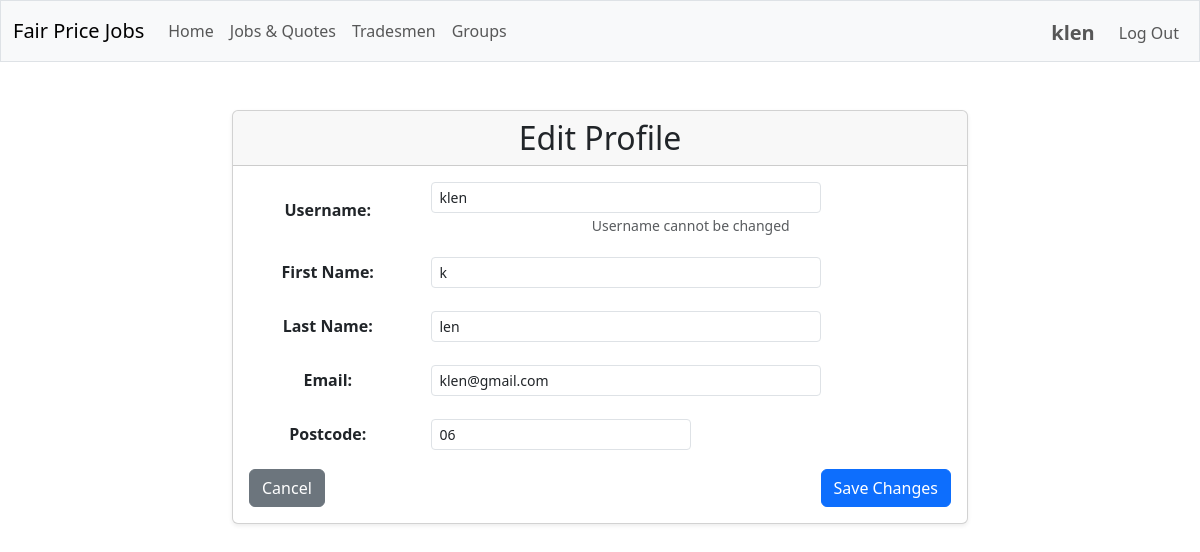
The app's page /edit_profile (signed in) with its own data.
### tables this page shows
CREATE TABLE users (
    id INTEGER PRIMARY KEY AUTOINCREMENT,
    username TEXT NOT NULL UNIQUE,
    firstname TEXT NOT NULL,
    lastname TEXT NOT NULL,
    email TEXT NOT NULL UNIQUE,
    postcode TEXT NOT NULL,
    hash TEXT NOT NULL
);

### app/routes/profile.py (the view, shortened to what this page needs)
@profile_bp.route("/edit_profile", methods=["GET", "POST"])
@login_required
def edit_profile() -> Union[str, Response]:
    user_id = session["user_id"]
    user = user_service.get_user_by_id(user_id)
    if not user:
        flash("User not found.", "error")
        return redirect(url_for("main.index"))
    return render_template("edit_profile.html", user=user)

### app/helpers.py (called while the page is built)
def login_required(f: Callable) -> Callable:
    @wraps(f)
    def decorated_function(*args: Any, **kwargs: Any) -> Union[Response, Any]:
        if session.get("user_id") is None:
            return redirect("/login")
        return f(*args, **kwargs)
    return decorated_function

### app/services/database.py (called while the page is built)
def get_db_service() -> DatabaseService:
    return db_service

    def get_connection(self):
        if self.database_path is None:
            raise ValueError("Database path is not configured")
        try:
            if not hasattr(g, '_database'):
                g._database = sqlite3.connect(self.database_path, isolation_level=None)
                g._database.row_factory = sqlite3.Row
                g._database.execute("PRAGMA foreign_keys = ON")
            return g._database
        except RuntimeError:
            if not hasattr(self, '_test_connection'):
                self._test_connection = sqlite3.connect(self.database_path, isolation_level=None)
                self._test_connection.row_factory = sqlite3.Row
                self._test_connection.execute("PRAGMA foreign_keys = ON")
            return self._test_connection

    def close_connection(self):
        try:
            if hasattr(g, '_database'):
                g._database.close()
                delattr(g, '_database')
        except RuntimeError:
            if hasattr(self, '_test_connection'):
                self._test_connection.close()
                delattr(self, '_test_connection')

    @contextmanager
    def get_cursor(self):
        conn = self.get_connection()
        cursor = conn.cursor()
        try:
            yield cursor
        except Exception as e:
            logger.error(f"Database error: {e}")
            conn.rollback()
            raise
        finally:
            cursor.close()

    def execute_single_query(self, query: str, params: Tuple = ()) -> Optional[Dict[str, Any]]:
        with self.get_cursor() as cursor:
            cursor.execute(query, params)
            row = cursor.fetchone()
            if row:
                columns = [column[0] for column in cursor.description]
                return dict(zip(columns, row))
            return None

### app/services/user_service.py (called while the page is built)
    def get_user_by_id(self, user_id: int) -> Optional[Dict[str, Any]]:
        return self.db.execute_single_query(
            "SELECT * FROM users WHERE id = ?",
            (user_id,)
        )

### templates/edit_profile.html (shortened to what this page needs)
{% extends "layout.html" %}
{% block main %}
<div class="container">
    <div class="row justify-content-center">
        <div class="col-md-8">
            <div class="card shadow-sm">
                <div class="card-header">
                    <h2 class="mb-0">Edit Profile</h2>
                </div>
                <div class="card-body">
                    <form method="post">
                        <div class="mb-3 row align-items-center">
                            <label for="username" class="col-md-3 col-form-label fw-bold">Username:</label>
                            <div class="col-md-9">
                                <input type="text" class="form-control form-control-sm w-75" id="username" value="{{ user.username }}" readonly>
                                <small class="text-muted">Username cannot be changed</small>
                            </div>
                        </div>
                        <div class="mb-3 row align-items-center">
                            <label for="firstname" class="col-md-3 col-form-label fw-bold">First Name:</label>
                            <div class="col-md-9">
                                <input type="text" class="form-control form-control-sm w-75" id="firstname" name="firstname" value="{{ user.firstname }}" required>
                            </div>
                        </div>
                        <div class="mb-3 row align-items-center">
                            <label for="lastname" class="col-md-3 col-form-label fw-bold">Last Name:</label>
                            <div class="col-md-9">
                                <input type="text" class="form-control form-control-sm w-75" id="lastname" name="lastname" value="{{ user.lastname }}" required>
                            </div>
                        </div>
                        <div class="mb-3 row align-items-center">
                            <label for="email" class="col-md-3 col-form-label fw-bold">Email:</label>
                            <div class="col-md-9">
                                <input type="email" class="form-control form-control-sm w-75" id="email" name="email" value="{{ user.email }}" required>
                            </div>
                        </div>
                        <div class="mb-3 row align-items-center">
                            <label for="postcode" class="col-md-3 col-form-label fw-bold">Postcode:</label>
                            <div class="col-md-9">
                                <input type="text" class="form-control form-control-sm w-50" id="postcode" name="postcode" value="{{ user.postcode }}" required>
                            </div>
                        </div>
                        <div class="d-flex justify-content-between">
                            <a href="{{ url_for('profile.user_profile', user_id=user.id) }}" class="btn btn-secondary">Cancel</a>
                            <button type="submit" class="btn btn-primary">Save Changes</button>
                        </div>
                    </form>
                </div>
            </div>
        </div>
    </div>
</div>
{% endblock %}

### templates/layout.html (shortened to what this page needs)
<!DOCTYPE html>
<html lang="en">
    <head>
        <link href="https://cdn.jsdelivr.net/npm/bootstrap@5.3.0/dist/css/bootstrap.min.css" rel="stylesheet">
        <link rel="stylesheet" href="{{ url_for('static', filename='css/custom.css') }}">
    </head>
    <body>
        <nav class="navbar navbar-expand-md navbar-light bg-light border">
            <div class="container-fluid">
                <a class="navbar-brand mb-0 align-items-center" href="/">Fair Price Jobs</a>
                <div class="collapse navbar-collapse" id="navbarNav">
                    {% if session.user_id %}
                        <ul class="navbar-nav me-auto mb-2 mb-lg-0">
                            <li class="nav-item">
                                <a class="nav-link" href="{{ url_for('main.index') }}">Home</a>
                            </li>
                            <li class="nav-item">
                                <a class="nav-link" href="{{ url_for('search.search_jobs_quotes') }}">Jobs & Quotes</a>
                            </li>
                            <li class="nav-item">
                                <a class="nav-link" href="{{ url_for('search.search_tradesmen') }}">Tradesmen</a>
                            </li>
                            <li class="nav-item">
                                <a class="nav-link" href="{{ url_for('groups.search_groups') }}">Groups</a>
                            </li>
                        </ul>
                        <ul class="navbar-nav ms-auto mt-1 align-items-center">
                            <li class="nav-item me-3">
                                <a class="nav-link fs-5 fw-bold p-0" href="{{ url_for('profile.user_profile', user_id=session.user_id) }}">{{ session.username }}</a>
                            </li>
                            <li class="nav-item">
                                <a class="nav-link" href="/logout">Log Out</a>
                            </li>
                        </ul>
                    {% endif %}
                </div>
            </div>
        </nav>
        <main class="container-fluid py-5 text-center">
            {% block main %}{% endblock %}
        </main>
    </body>
</html>

### records on screen
users: username "klen", firstname "k", lastname "len", email "klen@gmail.com", postcode "06"
